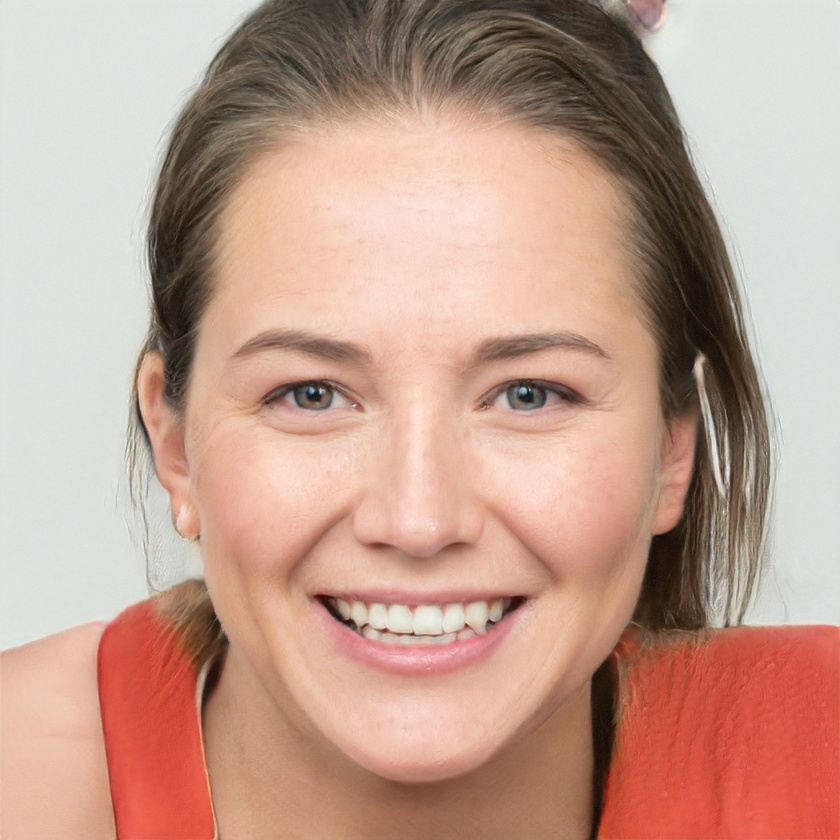
#> input picture 13주/000002.jpg, 840 x 840 px, shrunk from 1024 x 1024 before the run
$ python 'KOCW_13주_1.py'
#> lines starting #> are read from the running program, lines starting #| are printed output that depends on the picture; after the words box and inside, x2 and y2 are one past the last pixel; in counts of white or black regions, pixels touching at a corner belong together
# -*- coding: utf-8 -*-
"""
Created on Thu Jul 23 21:15:21 2020

@author: user
"""

import cv2

# 얼굴과 눈을 인식하기 위한 xml 파일을 읽음
face_cascade = cv2.CascadeClassifier('haarcascade_frontalface_default.xml')
eye_cascade = cv2.CascadeClassifier('haarcascade_eye.xml')

# 이미지를 읽고 gray scale 로 변경
img = cv2.imread('000002.jpg')
#> img is the input picture: shape (840, 840, 3); mean B, G, R 142.6, 158.3, 193.4
gray = cv2.cvtColor(img, cv2.COLOR_BGR2GRAY)
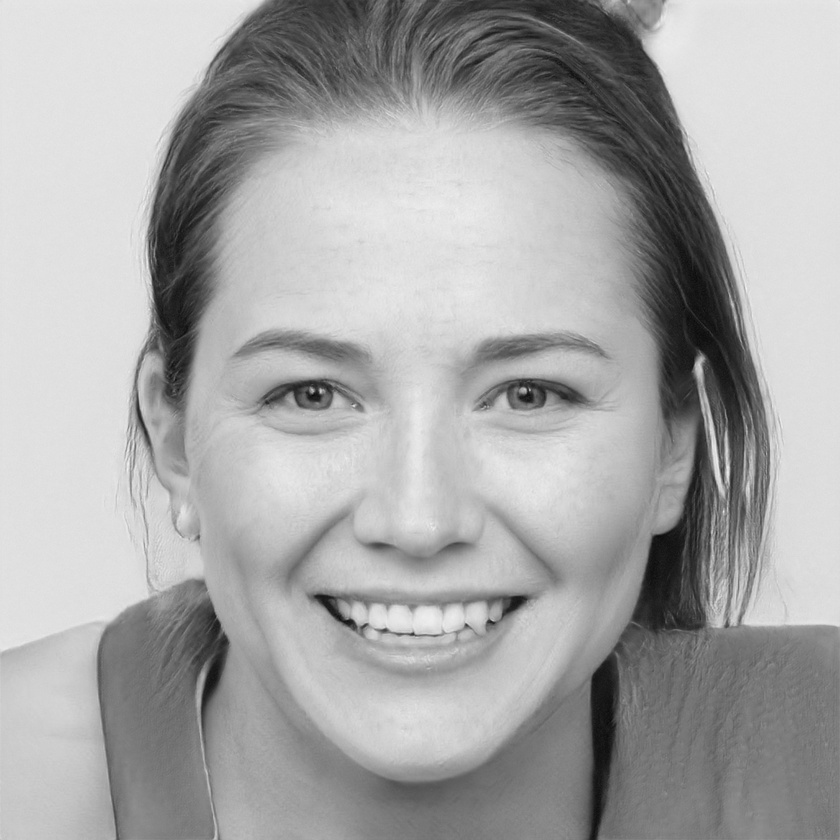
#> gray: shape (840, 840); min 8, max 242, mean 167

# 이미지에서 얼굴 인식
faces = face_cascade.detectMultiScale(gray, 1.14, 1)
#> faces = [[126, 158, 583, 583]]

# 검출된 얼굴 개수만큼 for 루프 동작
for (x,y,w,h) in faces:

    # 원본 이미지의 얼굴 위치에 사각형 그리기
    cv2.rectangle(img,(x,y),(x+w,y+h),(255,0,0),2)

    # 눈 위치 인식은 검출된 얼굴 영역 내부에서만 진행
    roi_gray = gray[y:y+h, x:x+w]
    roi_color = img[y:y+h, x:x+w]

    # 눈 위치 인식
    eyes = eye_cascade.detectMultiScale(roi_gray,1.31,3)

    # 검출된 눈 개수만큼 for 루프 동작
    for (ex,ey,ew,eh) in eyes:

        # 원본 이미지에 사각형으로 눈 위치 표시
        cv2.rectangle(roi_color,(ex,ey),(ex+ew,ey+eh),(0,255,0),2)
#> this loop made 1 pass
#> (x, y, w, h, eyes) on pass 1: (126, 158, 583, 583, [[340, 185, 108, 108], [111, 173, 132, 132]])
#> pass 1, `roi_gray = gray[y:y+h, x:x+w]`:
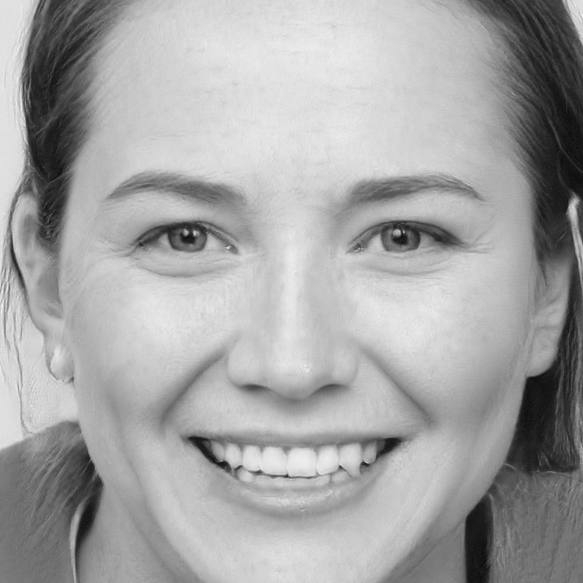
#> roi_gray: shape (583, 583); min 8, max 242, mean 164.8
#> pass 1, `roi_color = img[y:y+h, x:x+w]`:
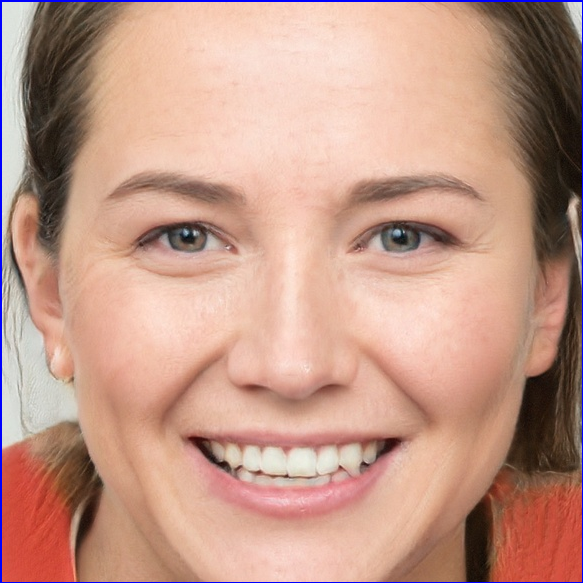
#> roi_color: shape (583, 583, 3); mean B, G, R 136.4, 152.6, 195
#> after the loop:
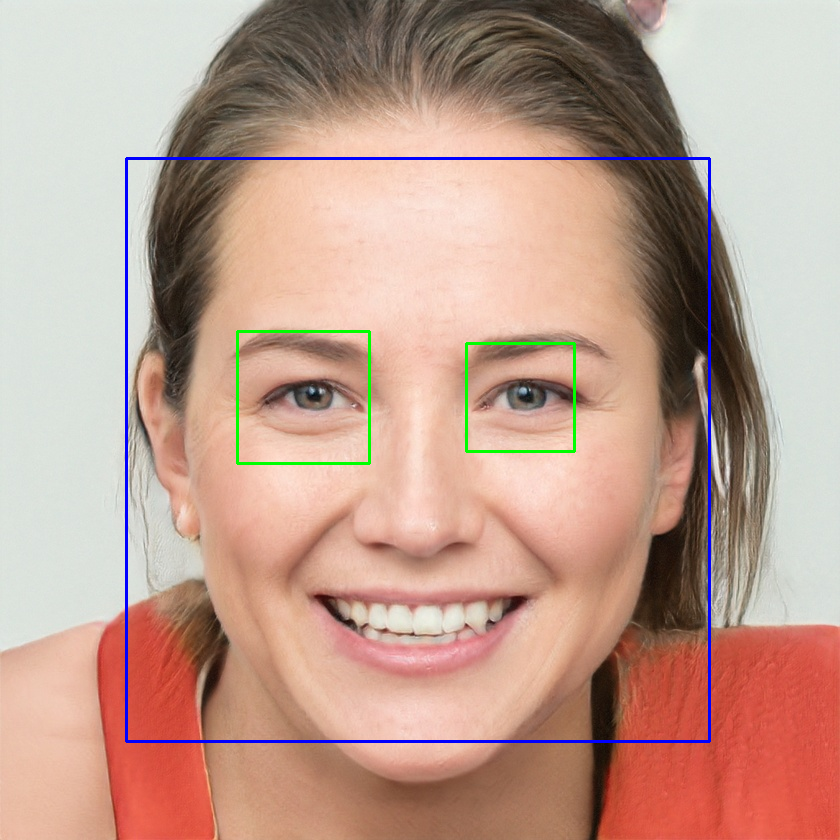
#> img: shape (840, 840, 3); 1.4% of pixels changed, all inside (x1, y1, x2, y2) = (125, 157, 711, 743)
#> after the loop:
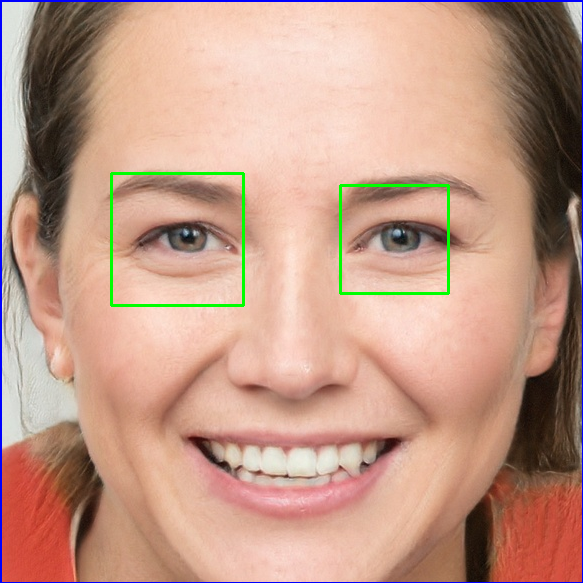
#> roi_color: shape (583, 583, 3); 0.84% of pixels changed, all inside (x1, y1, x2, y2) = (110, 172, 450, 307)

# 결과를 화면에 표시함
cv2.imshow('img',img)
cv2.waitKey(0)
cv2.destroyAllWindows()

$ run again, with 13주/000001.jpg copied over 13주/000002.jpg
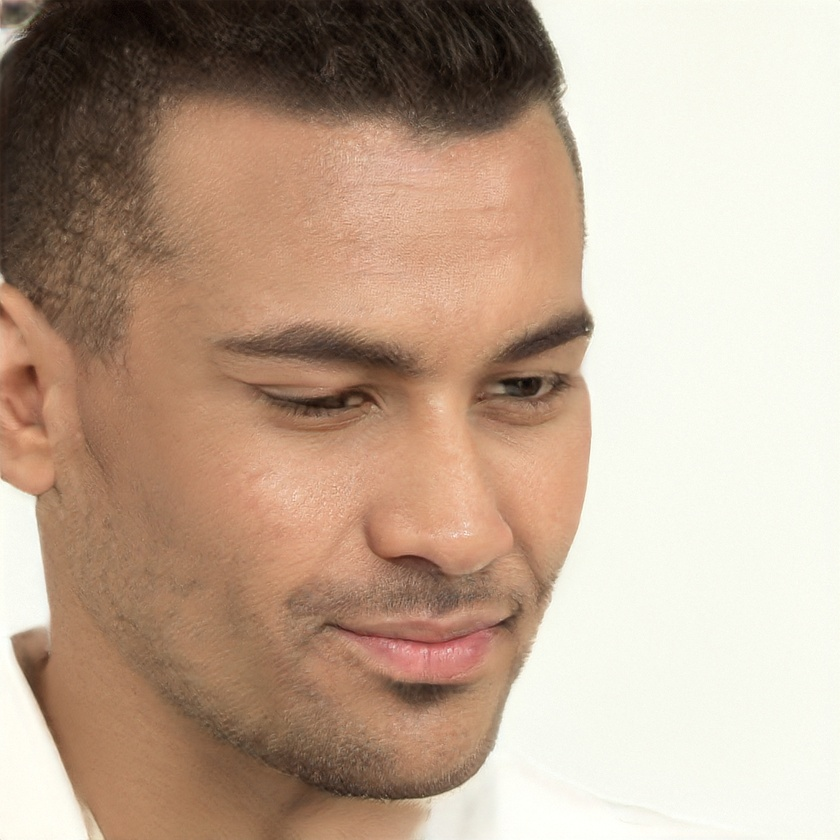
#> input picture 13주/000001.jpg, 840 x 840 px, shrunk from 1024 x 1024 before the run
#> img is the input picture: shape (840, 840, 3); mean B, G, R 146, 165.5, 189.5
#> `gray = cv2.cvtColor(img, cv2.COLOR_BGR2GRAY)`:
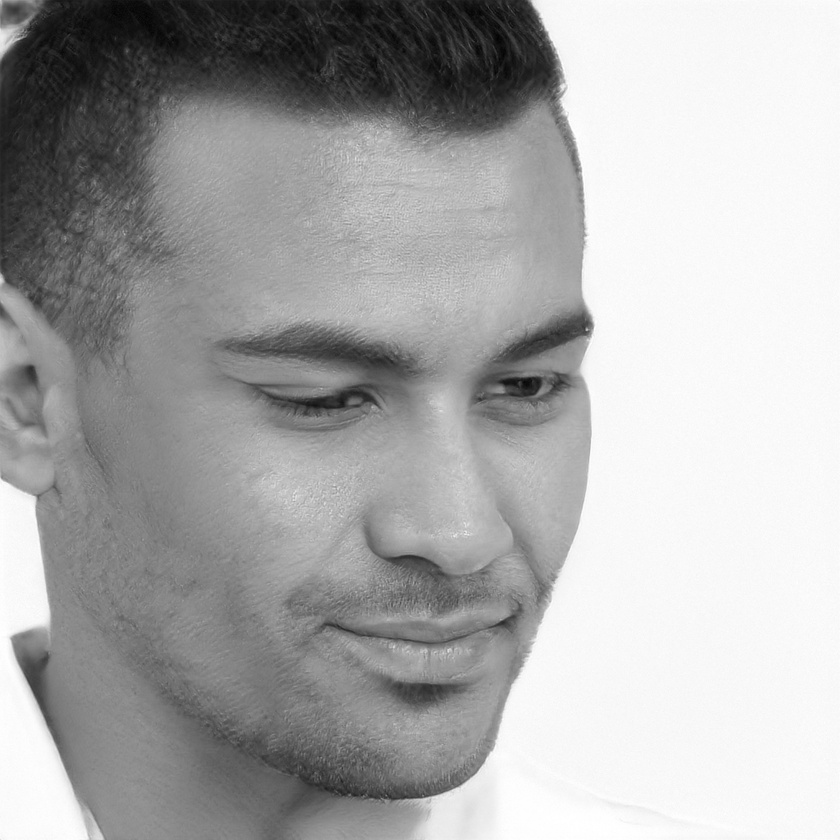
#> gray: shape (840, 840); min 2, max 255, mean 170.5
#> faces = [[150, 176, 561, 561]]
#> the loop `for (x,y,w,h) in faces:` made 1 pass
#> (x, y, w, h, eyes) on pass 1: (150, 176, 561, 561, [[317, 161, 105, 105]])
#> after the loop `for (x,y,w,h) in faces:`:
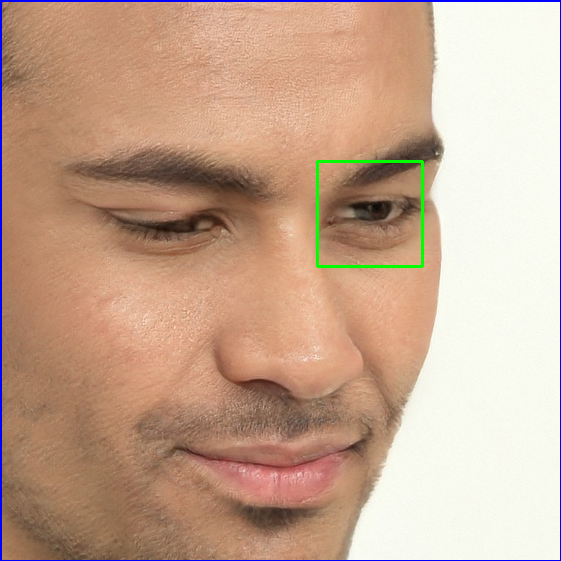
#> roi_color: shape (561, 561, 3); mean B, G, R 144.1, 166, 198

$ run again, with 13주/000003.jpg copied over 13주/000002.jpg
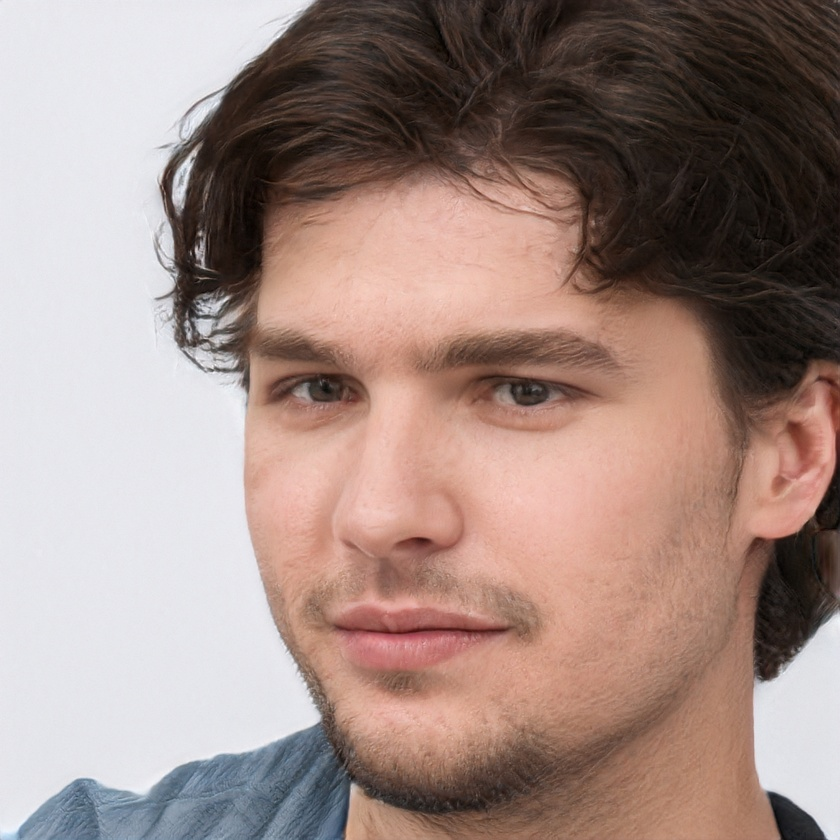
#> input picture 13주/000003.jpg, 840 x 840 px, shrunk from 1024 x 1024 before the run
#> img is the input picture: shape (840, 840, 3); mean B, G, R 131.5, 138.2, 160.4
#> `gray = cv2.cvtColor(img, cv2.COLOR_BGR2GRAY)`:
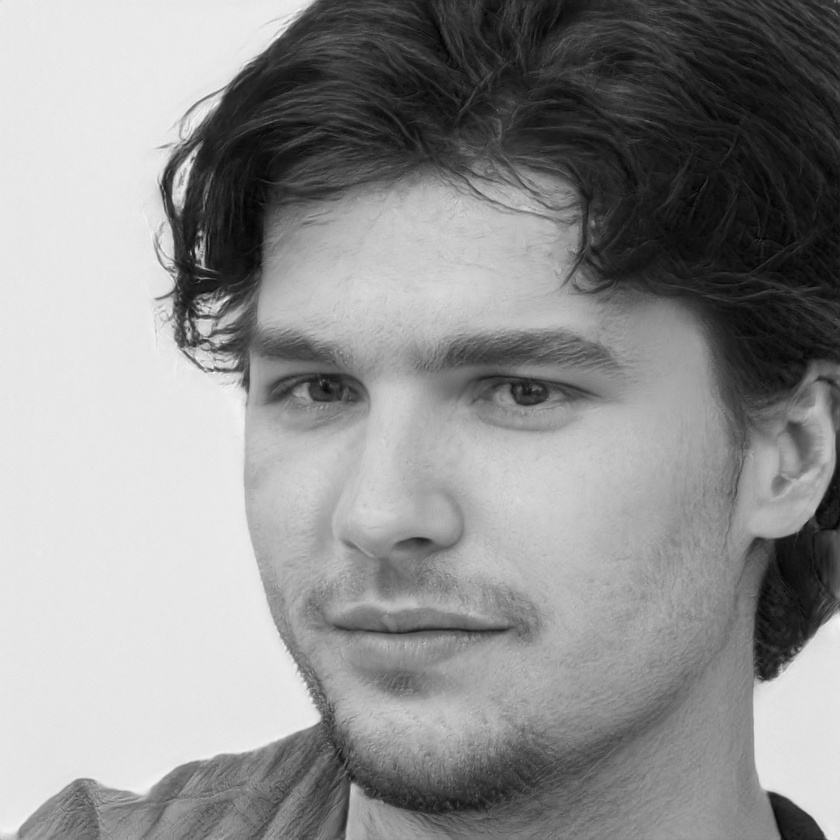
#> gray: shape (840, 840); min 0, max 251, mean 144.1
#> faces = [[126, 167, 570, 570]]
#> the loop `for (x,y,w,h) in faces:` made 1 pass
#> (x, y, w, h, eyes) on pass 1: (126, 167, 570, 570, [[139, 182, 85, 85], [340, 169, 116, 116]])
#> after the loop `for (x,y,w,h) in faces:`:
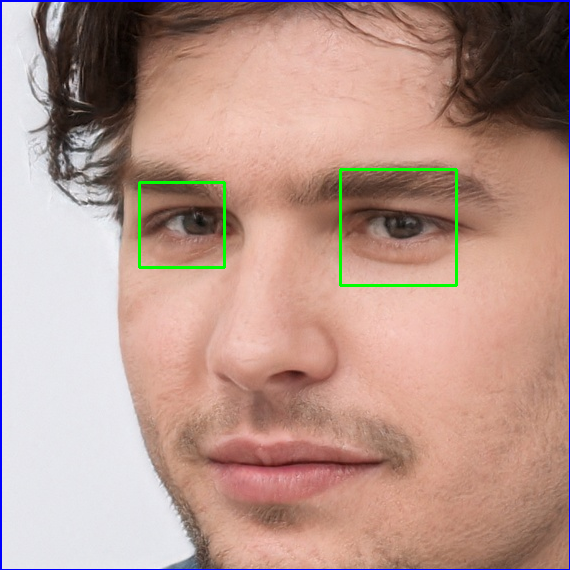
#> roi_color: shape (570, 570, 3); mean B, G, R 141.1, 151.6, 184.1

$ run again, with 13주/000004.jpg copied over 13주/000002.jpg
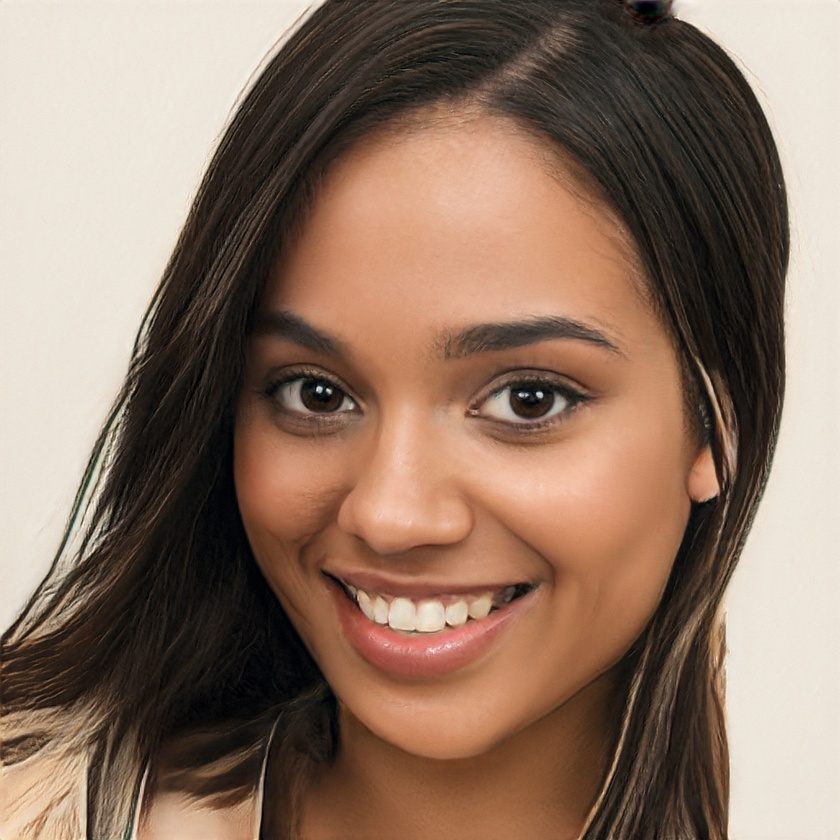
#> input picture 13주/000004.jpg, 840 x 840 px, shrunk from 1024 x 1024 before the run
#> img is the input picture: shape (840, 840, 3); mean B, G, R 100.1, 116.6, 141.5
#> `gray = cv2.cvtColor(img, cv2.COLOR_BGR2GRAY)`:
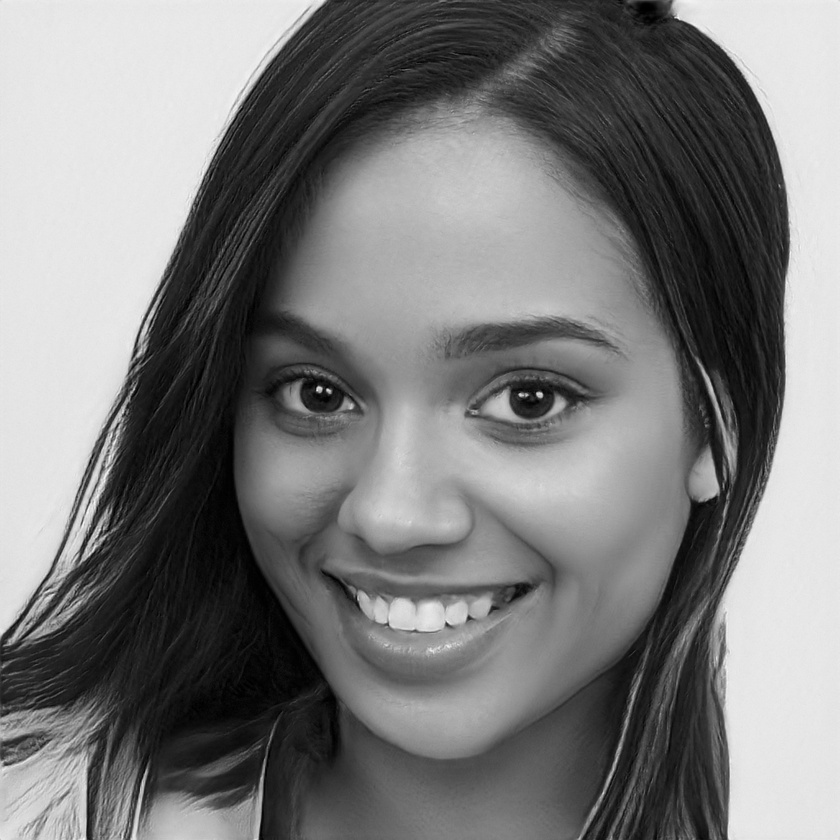
#> gray: shape (840, 840); min 0, max 251, mean 122.1
#> faces = [[154, 175, 553, 553]]
#> the loop `for (x,y,w,h) in faces:` made 1 pass
#> after the loop `for (x,y,w,h) in faces:`:
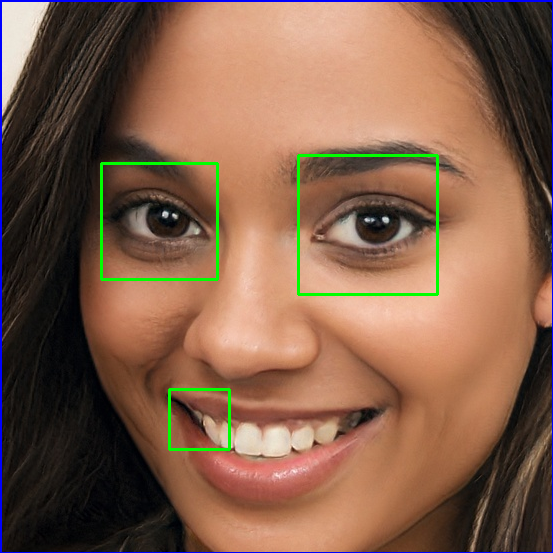
#> roi_color: shape (553, 553, 3); mean B, G, R 74.7, 95.4, 129.8
